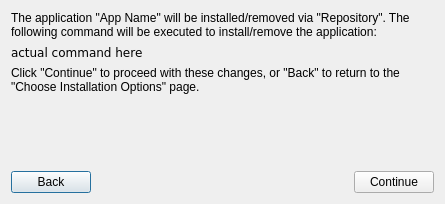
<?xml version="1.0" encoding="UTF-8"?>
<ui version="4.0">
 <class>ConfirmInstallationDialog</class>
 <widget class="QDialog" name="ConfirmInstallationDialog">
  <property name="geometry">
   <rect>
    <x>0</x>
    <y>0</y>
    <width>445</width>
    <height>204</height>
   </rect>
  </property>
  <property name="windowTitle">
   <string>Confirm Installation Options</string>
  </property>
  <layout class="QVBoxLayout" name="verticalLayout">
   <item>
    <widget class="QLabel" name="actionInfoLabel">
     <property name="text">
      <string>The application &quot;App Name&quot; will be installed/removed via &quot;Repository&quot;. The following command will be executed to install/remove the application:</string>
     </property>
     <property name="wordWrap">
      <bool>true</bool>
     </property>
    </widget>
   </item>
   <item>
    <widget class="QLabel" name="commandLabel">
     <property name="text">
      <string>&lt;code&gt;actual command here&lt;/code&gt;</string>
     </property>
    </widget>
   </item>
   <item>
    <widget class="QLabel" name="label_3">
     <property name="text">
      <string>Click &quot;Continue&quot; to proceed with these changes, or &quot;Back&quot; to return to the &quot;Choose Installation Options&quot; page.</string>
     </property>
     <property name="wordWrap">
      <bool>true</bool>
     </property>
    </widget>
   </item>
   <item>
    <spacer name="verticalSpacer">
     <property name="orientation">
      <enum>Qt::Vertical</enum>
     </property>
     <property name="sizeHint" stdset="0">
      <size>
       <width>20</width>
       <height>3</height>
      </size>
     </property>
    </spacer>
   </item>
   <item>
    <layout class="QHBoxLayout" name="horizontalLayout">
     <item>
      <widget class="QPushButton" name="backButton">
       <property name="text">
        <string>Back</string>
       </property>
       <property name="icon">
        <iconset theme="go-previous"/>
       </property>
      </widget>
     </item>
     <item>
      <spacer name="horizontalSpacer">
       <property name="orientation">
        <enum>Qt::Horizontal</enum>
       </property>
       <property name="sizeHint" stdset="0">
        <size>
         <width>40</width>
         <height>20</height>
        </size>
       </property>
      </spacer>
     </item>
     <item>
      <widget class="QPushButton" name="continueButton">
       <property name="text">
        <string>Continue</string>
       </property>
       <property name="icon">
        <iconset theme="go-next"/>
       </property>
      </widget>
     </item>
    </layout>
   </item>
  </layout>
 </widget>
 <resources/>
 <connections/>
</ui>
